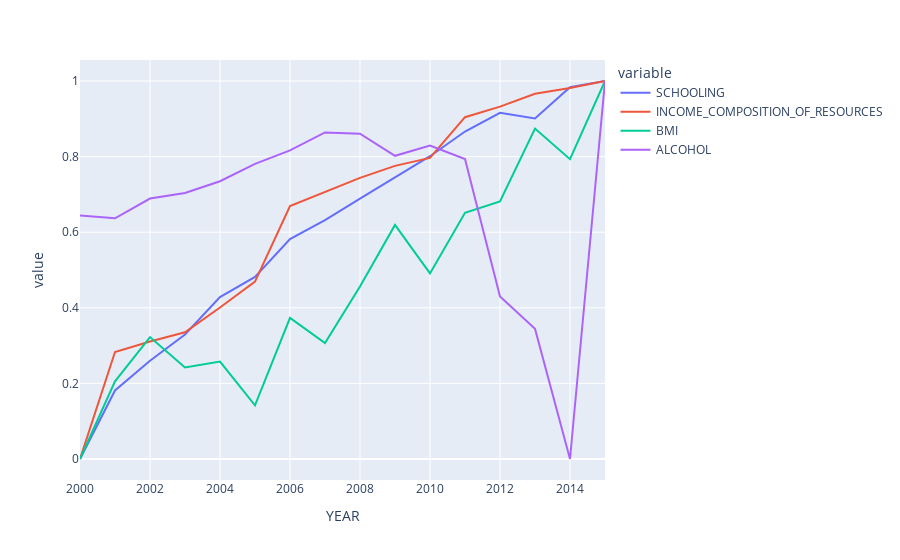

Write notebook code for a chart like this one.
### Code cell
# 알콜 14, 15년 데이터가 이상한 것 같아 확인해볼 필요가 있다.
# 알콜은 확실히 상승/하락하는 수치라기보다 비슷하게 유지되는 경향이 있을 것 같다.
px.line(scaled_year_data[dict['others']])

### Figure 1 — Plotly figure (JSON) as saved in the notebook; plotly's stock layout.template omitted (floating-point values rounded to 4 significant figures)
{"data": [{"hovertemplate": "variable=SCHOOLING<br>YEAR=%{x}<br>value=%{y}<extra></extra>", "legendgroup": "SCHOOLING", "line": {"color": "#636efa", "dash": "solid"}, "mode": "lines", "name": "SCHOOLING", "orientation": "v", "showlegend": true, "type": "scatter", "x": [2000, 2001, 2002, 2003, 2004, 2005, 2006, 2007, 2008, 2009, 2010, 2011, 2012, 2013, 2014, 2015], "xaxis": "x", "y": [0, 0.1812, 0.26, 0.3294, 0.4285, 0.4817, 0.582, 0.6318, 0.689, 0.7448, 0.8011, 0.8664, 0.916, 0.9011, 0.9835, 1], "yaxis": "y"}, {"hovertemplate": "variable=INCOME_COMPOSITION_OF_RESOURCES<br>YEAR=%{x}<br>value=%{y}<extra></extra>", "legendgroup": "INCOME_COMPOSITION_OF_RESOURCES", "line": {"color": "#EF553B", "dash": "solid"}, "mode": "lines", "name": "INCOME_COMPOSITION_OF_RESOURCES", "orientation": "v", "showlegend": true, "type": "scatter", "x": [2000, 2001, 2002, 2003, 2004, 2005, 2006, 2007, 2008, 2009, 2010, 2011, 2012, 2013, 2014, 2015], "xaxis": "x", "y": [0, 0.283, 0.3108, 0.3352, 0.4008, 0.4692, 0.669, 0.7062, 0.7436, 0.7755, 0.7964, 0.9043, 0.9322, 0.9661, 0.9814, 1], "yaxis": "y"}, {"hovertemplate": "variable=BMI<br>YEAR=%{x}<br>value=%{y}<extra></extra>", "legendgroup": "BMI", "line": {"color": "#00cc96", "dash": "solid"}, "mode": "lines", "name": "BMI", "orientation": "v", "showlegend": true, "type": "scatter", "x": [2000, 2001, 2002, 2003, 2004, 2005, 2006, 2007, 2008, 2009, 2010, 2011, 2012, 2013, 2014, 2015], "xaxis": "x", "y": [0, 0.2054, 0.3224, 0.242, 0.2578, 0.142, 0.3733, 0.3065, 0.4563, 0.6193, 0.4909, 0.6513, 0.6813, 0.8741, 0.7931, 1], "yaxis": "y"}, {"hovertemplate": "variable=ALCOHOL<br>YEAR=%{x}<br>value=%{y}<extra></extra>", "legendgroup": "ALCOHOL", "line": {"color": "#ab63fa", "dash": "solid"}, "mode": "lines", "name": "ALCOHOL", "orientation": "v", "showlegend": true, "type": "scatter", "x": [2000, 2001, 2002, 2003, 2004, 2005, 2006, 2007, 2008, 2009, 2010, 2011, 2012, 2013, 2014, 2015], "xaxis": "x", "y": [0.6442, 0.6368, 0.6889, 0.7036, 0.7349, 0.7809, 0.8162, 0.864, 0.8606, 0.8021, 0.8291, 0.7934, 0.4298, 0.3443, 0, 1], "yaxis": "y"}], "layout": {"legend": {"title": {"text": "variable"}, "tracegroupgap": 0}, "margin": {"t": 60}, "xaxis": {"anchor": "y", "domain": [0, 1], "title": {"text": "YEAR"}}, "yaxis": {"anchor": "x", "domain": [0, 1], "title": {"text": "value"}}}}
